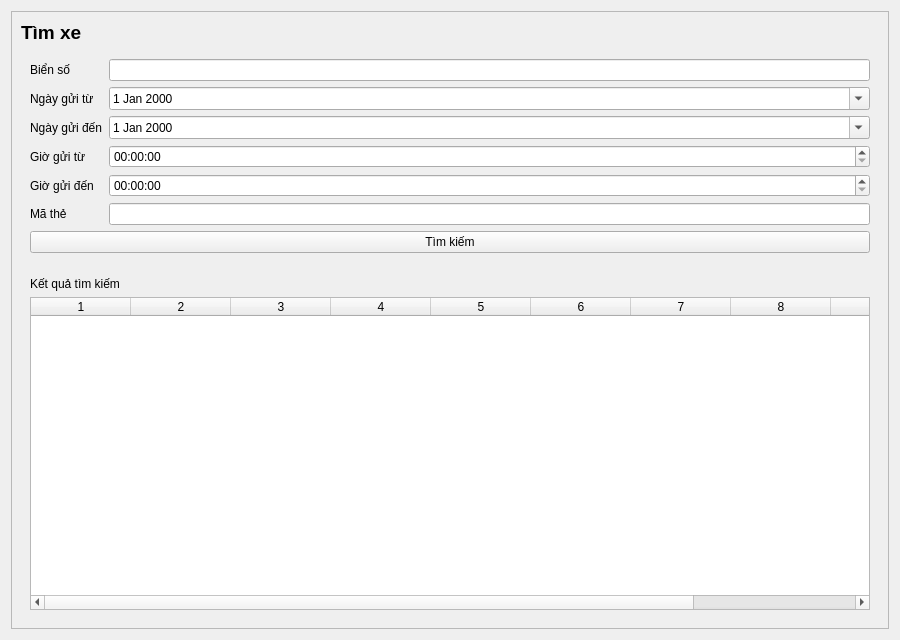
<?xml version="1.0" encoding="UTF-8"?>
<ui version="4.0">
 <class>SearchPage</class>
 <widget class="QWidget" name="SearchPage">
  <property name="geometry">
   <rect>
    <x>0</x>
    <y>0</y>
    <width>900</width>
    <height>640</height>
   </rect>
  </property>
  <layout class="QVBoxLayout" name="verticalLayout">
   <item>
    <widget class="QScrollArea" name="scrollArea">
     <property name="widgetResizable"><bool>true</bool></property>
     <widget class="QWidget" name="scrollAreaWidgetContents">
      <property name="geometry">
       <rect>
        <x>0</x>
        <y>0</y>
        <width>900</width>
        <height>640</height>
       </rect>
      </property>
      <layout class="QVBoxLayout" name="scrollAreaLayout">
       <item>
        <widget class="QLabel" name="lblTitle">
         <property name="text"><string>Tìm xe</string></property>
         <property name="styleSheet"><string>font-weight:600; font-size:14pt;</string></property>
        </widget>
       </item>
       <!-- Search form -->
       <item>
        <widget class="QWidget" name="formArea">
         <layout class="QGridLayout" name="gridLayout_form">
          <item row="0" column="0">
           <widget class="QLabel" name="lblPlate"><property name="text"><string>Biển số</string></property></widget>
          </item>
          <item row="0" column="1">
           <widget class="QLineEdit" name="plate"/>
          </item>
          <item row="1" column="0">
           <widget class="QLabel" name="lblDateFrom"><property name="text"><string>Ngày gửi từ</string></property></widget>
          </item>
          <item row="1" column="1">
           <widget class="QDateEdit" name="dateFrom"><property name="calendarPopup"><bool>true</bool></property></widget>
          </item>
          <item row="2" column="0">
           <widget class="QLabel" name="lblDateTo"><property name="text"><string>Ngày gửi đến</string></property></widget>
          </item>
          <item row="2" column="1">
           <widget class="QDateEdit" name="dateTo"><property name="calendarPopup"><bool>true</bool></property></widget>
          </item>
          <item row="3" column="0">
           <widget class="QLabel" name="lblTimeFrom"><property name="text"><string>Giờ gửi từ</string></property></widget>
          </item>
          <item row="3" column="1">
           <widget class="QTimeEdit" name="timeFrom"/>
          </item>
          <item row="4" column="0">
           <widget class="QLabel" name="lblTimeTo"><property name="text"><string>Giờ gửi đến</string></property></widget>
          </item>
          <item row="4" column="1">
           <widget class="QTimeEdit" name="timeTo"/>
          </item>
          <item row="5" column="0">
           <widget class="QLabel" name="lblCardNumber"><property name="text"><string>Mã thẻ</string></property></widget>
          </item>
          <item row="5" column="1">
           <widget class="QLineEdit" name="cardNumber"/>
          </item>
          <item row="6" column="0" colspan="2">
           <widget class="QPushButton" name="btnSearch">
            <property name="text"><string>Tìm kiếm</string></property>
           </widget>
          </item>
         </layout>
        </widget>
       </item>
       <!-- Results table -->
       <item>
        <widget class="QWidget" name="resultsArea">
         <layout class="QVBoxLayout" name="verticalLayout_results">
          <item>
           <widget class="QLabel" name="lblResults"><property name="text"><string>Kết quả tìm kiếm</string></property></widget>
          </item>
          <item>
           <widget class="QTableWidget" name="searchResultsTable">
            <property name="columnCount"><number>10</number></property>
           </widget>
          </item>
         </layout>
        </widget>
       </item>
      </layout>
     </widget>
    </widget>
   </item>
  </layout>
 </widget>
 <resources/>
 <connections/>
</ui>
